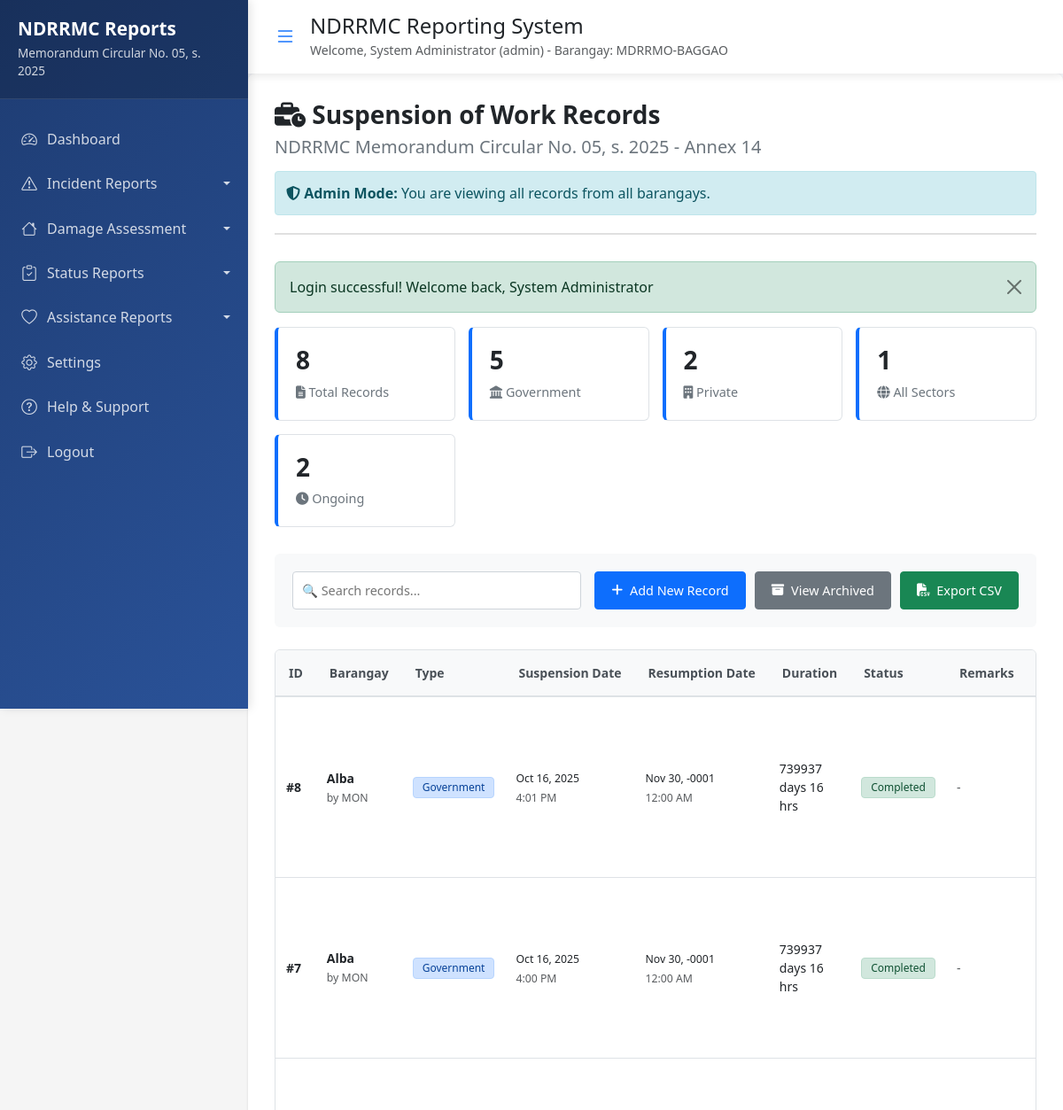
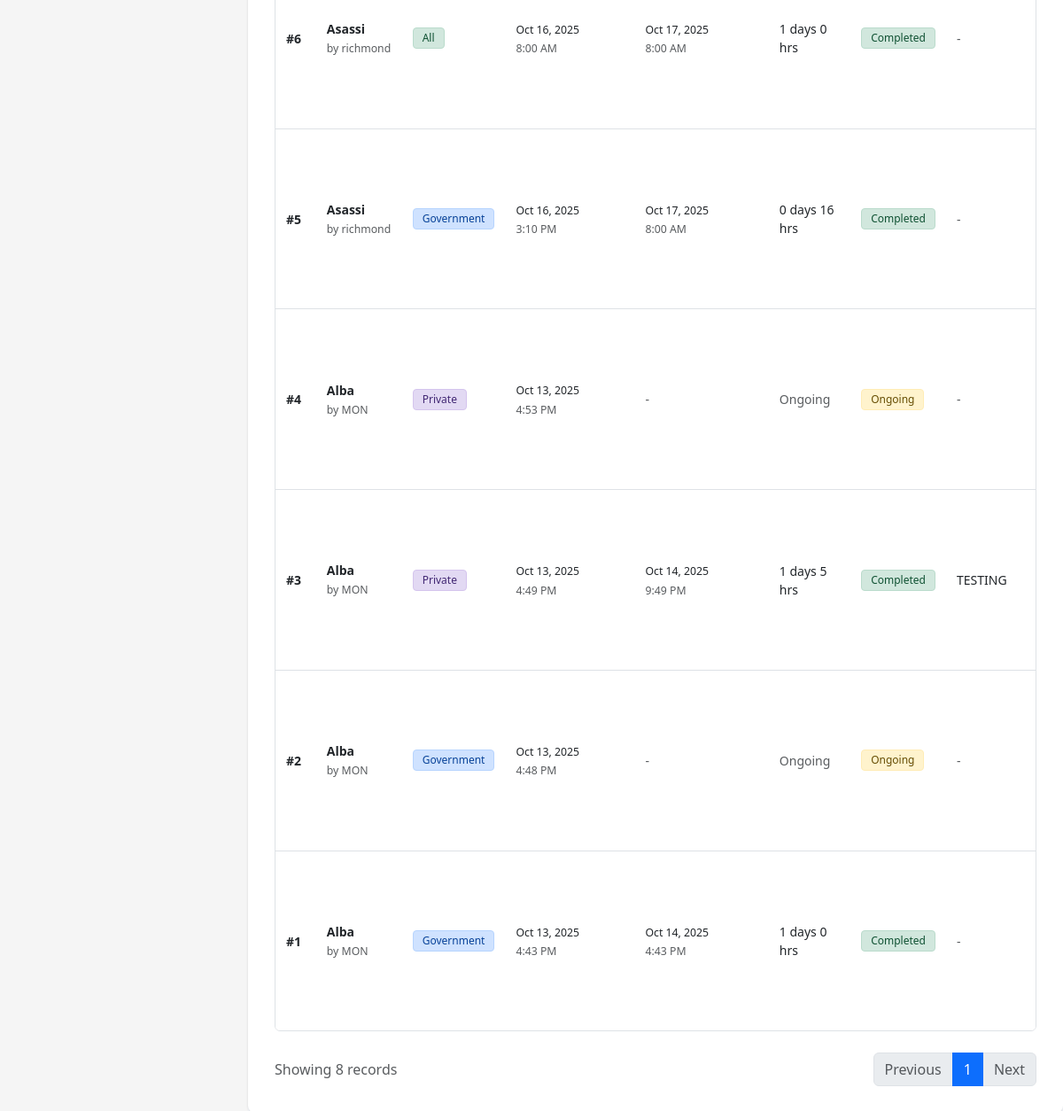
The app's page /public/annex14_records.php (signed in) with its own data (2 pictures, top to bottom).
### tables this page shows
CREATE TABLE `annex14_suspension_work` (
  `id` int(11) NOT NULL,
  `region` varchar(100) NOT NULL DEFAULT 'REGION II',
  `province` varchar(100) NOT NULL DEFAULT 'CAGAYAN',
  `city` varchar(100) NOT NULL DEFAULT 'BAGGAO',
  `barangay` varchar(100) NOT NULL,
  `type` enum('Government','Private','All') NOT NULL,
  `suspension_date` datetime NOT NULL,
  `resumption_date` datetime DEFAULT NULL,
  `remarks` text DEFAULT NULL,
  `created_by` int(11) NOT NULL,
  `created_at` timestamp NOT NULL DEFAULT current_timestamp(),
  `updated_at` timestamp NOT NULL DEFAULT current_timestamp() ON UPDATE current_timestamp(),
  `is_archived` tinyint(1) DEFAULT 0
);

CREATE TABLE `users` (
  `id` int(11) NOT NULL,
  `full_name` varchar(100) NOT NULL,
  `barangay` varchar(100) NOT NULL,
  `contact_number` varchar(15) NOT NULL,
  `username` varchar(50) NOT NULL,
  `password` varchar(255) NOT NULL,
  `user_role` enum('user','admin') DEFAULT 'user',
  `is_active` tinyint(1) DEFAULT 1,
  `created_by` int(11) DEFAULT NULL,
  `created_at` timestamp NOT NULL DEFAULT current_timestamp(),
  `updated_at` timestamp NOT NULL DEFAULT current_timestamp() ON UPDATE current_timestamp(),
  `region` varchar(100) DEFAULT NULL,
  `province` varchar(100) DEFAULT NULL,
  `city` varchar(100) DEFAULT NULL
);

### public/annex14_records.php (the view, shortened to what this page needs)
<?php
require_once '../includes/config.php';
require_once '../includes/functions.php';
require_once '../includes/auth.php';
$is_admin = ($_SESSION['user_role'] === 'admin');
if ($is_admin) {
    $stmt = db_query("
        SELECT a.*, u.full_name, u.barangay as user_barangay
        FROM annex14_suspension_work a
        LEFT JOIN users u ON a.created_by = u.id
        WHERE (a.is_archived = 0 OR a.is_archived IS NULL)
        ORDER BY a.created_at DESC
    ");
} else {
    $stmt = db_query("
        SELECT * FROM annex14_suspension_work
        WHERE created_by = ? AND (is_archived = 0 OR is_archived IS NULL)
        ORDER BY created_at DESC
    ", [$_SESSION['user_id']]);
}
$records = $stmt->fetchAll();
$total_records = count($records);
$government_count = 0;
$private_count = 0;
$all_count = 0;
$ongoing_count = 0;
foreach ($records as $record) {
    switch ($record['type']) {
        case 'Government':
            $government_count++;
            break;
        case 'Private':
            $private_count++;
            break;
        case 'All':
            $all_count++;
            break;
    }
    if (empty($record['resumption_date'])) {
        $ongoing_count++;
    }
}
?>
<link rel="stylesheet" href="https://cdn.jsdelivr.net/npm/bootstrap-icons@1.10.0/font/bootstrap-icons.css">
<link href="https://cdnjs.cloudflare.com/ajax/libs/font-awesome/6.4.0/css/all.min.css" rel="stylesheet">
<div class="records-container">
    <div class="header-section">
        <h1><i class="fas fa-business-time"></i> Suspension of Work Records</h1>
        <h2>NDRRMC Memorandum Circular No. 05, s. 2025 - Annex 14</h2>
        <?php if ($is_admin): ?>
            <div class="admin-alert">
                <strong><i class="fas fa-shield-alt"></i> Admin Mode:</strong> You are viewing all records from all barangays.
            </div>
        <?php endif; ?>
    </div>
    <div class="stats-cards" id="statsCards">
        <div class="stat-card">
            <h3><?php echo $total_records; ?></h3>
            <p><i class="fas fa-file-alt"></i> Total Records</p>
        </div>
        <div class="stat-card">
            <h3><?php echo $government_count; ?></h3>
            <p><i class="fas fa-landmark"></i> Government</p>
        </div>
        <div class="stat-card">
            <h3><?php echo $private_count; ?></h3>
            <p><i class="fas fa-building"></i> Private</p>
        </div>
        <div class="stat-card">
            <h3><?php echo $all_count; ?></h3>
            <p><i class="fas fa-globe"></i> All Sectors</p>
        </div>
        <div class="stat-card">
            <h3><?php echo $ongoing_count; ?></h3>
            <p><i class="fas fa-clock"></i> Ongoing</p>
        </div>
    </div>
    <div class="action-section">
        <div class="search-box">
            <input type="text" id="searchInput" placeholder="🔍 Search records..." onkeyup="searchRecords()">
        </div>
        <div class="action-buttons">
            <a href="annex14.php" class="btn-custom btn-primary-custom">
                <i class="fas fa-plus"></i> Add New Record
            </a>
            <a href="annex14_archived.php" class="btn-custom btn-secondary-custom">
                <i class="fas fa-archive"></i> View Archived
            </a>
            <button onclick="exportToCSV()" class="btn-custom btn-success-custom">
                <i class="fas fa-file-csv"></i> Export CSV
            </button>
        </div>
    </div>
    <div class="table-container" id="tableContainer">
        <table class="custom-table" id="recordsTable">
            <thead>
                <tr>
                    <th>ID</th>
                    <th>Barangay</th>
                    <th>Type</th>
                    <th>Suspension Date</th>
                    <th>Resumption Date</th>
                    <th>Duration</th>
                    <th>Status</th>
                    <th>Remarks</th>
                    <th>Date Created</th>
                </tr>
            </thead>
            <tbody class="table-content" id="tableContent">
                <?php if (empty($records)): ?>
                    <tr>
                        <td colspan="<?php echo $is_admin ? '11' : '10'; ?>" style="text-align: center; padding: 30px;">
                            <i class="fas fa-business-time" style="font-size: 3rem; color: #ccc;"></i>
                            <p style="color: #6c757d; margin-top: 15px;">No suspension of work records found.</p>
                            <a href="annex14.php" class="btn-custom btn-primary-custom" style="margin-top: 15px;">
                                <i class="fas fa-plus"></i> Create First Record
                            </a>
                        </td>
                    </tr>
                <?php else: ?>
                    <?php foreach ($records as $record): ?>
                        <tr>
                            <td><strong>#<?php echo $record['id']; ?></strong></td>
                            <td>
                                <strong><?php echo htmlspecialchars($record['barangay'] ?? $record['user_barangay'] ?? 'N/A'); ?></strong>
                                <?php if ($is_admin && isset($record['full_name'])): ?>
                                    <br><small class="text-muted">by <?php echo htmlspecialchars($record['full_name']); ?></small>
                                <?php endif; ?>
                            </td>
                            <td>
                                <?php
                                $badge_class = match($record['type']) {
                                    'Government' => 'badge-government',
                                    'Private' => 'badge-private',
                                    'All' => 'badge-all',
                                    default => 'badge-secondary'
                                };
                                ?>
                                <span class="badge <?php echo $badge_class; ?>">
                                    <?php echo htmlspecialchars($record['type']); ?>
                                </span>
                            </td>
                            <td>
                                <small><?php echo date('M j, Y', strtotime($record['suspension_date'])); ?></small>
                                <br><small class="text-muted"><?php echo date('g:i A', strtotime($record['suspension_date'])); ?></small>
                            </td>
                            <td>
                                <?php if (!empty($record['resumption_date'])): ?>
                                    <small><?php echo date('M j, Y', strtotime($record['resumption_date'])); ?></small>
                                    <br><small class="text-muted"><?php echo date('g:i A', strtotime($record['resumption_date'])); ?></small>
                                <?php else: ?>
                                    <span class="text-muted">-</span>
                                <?php endif; ?>
                            </td>
                            <td>
                                <?php if (!empty($record['resumption_date'])): ?>
                                    <?php
                                    $suspension = new DateTime($record['suspension_date']);
                                    $resumption = new DateTime($record['resumption_date']);
                                    $interval = $suspension->diff($resumption);
                                    echo $interval->format('%a days %h hrs');
                                    ?>
                                <?php else: ?>
                                    <span class="text-muted">Ongoing</span>
                                <?php endif; ?>
                            </td>
                            <td>
                                <?php if (!empty($record['resumption_date'])): ?>
                                    <span class="badge badge-completed">Completed</span>
                                <?php else: ?>
                                    <span class="badge badge-ongoing">Ongoing</span>
                                <?php endif; ?>
                            </td>
                            <td>
                                <?php if (!empty($record['remarks'])): ?>
                                    <div style="max-width: 200px;">
                                        <?php echo htmlspecialchars($record['remarks']); ?>
                                    </div>
                                <?php else: ?>
                                    <span class="text-muted">-</span>
                                <?php endif; ?>
                            </td>
                            <td>
                                <br><small class="text-muted"><?php echo date('g:i A', strtotime($record['created_at'])); ?></small>
                            </td>
                        </tr>
                    <?php endforeach; ?>
                <?php endif; ?>
            </tbody>
        </table>
    </div>
    <div class="d-flex justify-content-between align-items-center mt-4">
        <div class="text-muted">
            Showing <?php echo count($records); ?> records
        </div>
        <nav>
            <ul class="pagination mb-0">
                <li class="page-item disabled"><a class="page-link" href="#">Previous</a></li>
                <li class="page-item active"><a class="page-link" href="#">1</a></li>
                <li class="page-item disabled"><a class="page-link" href="#">Next</a></li>
            </ul>
        </nav>
    </div>
</div>
<?php
require_once '../includes/sidenav.php';
?>

### includes/sidenav.php (style rules this page uses)
* { margin: 0; padding: 0; box-sizing: border-box; }
body { margin: 0; padding: 0; overflow-x: hidden; font-family: 'Segoe UI', Tahoma, Geneva, Verdana, sans-serif; background-color: #f5f7fb; }
:root { --primary-color: #0d6efd; --secondary-color: #6c757d; --success-color: #198754; --danger-color: #dc3545; --warning-color: #ffc107; --info-color: #0dcaf0; --light-color: #f8f9fa; --dark-color: #212529; --sidebar-width: 280px; --sidebar-collapsed-width: 70px; }

### public/annex14_records.php (style rules this page uses)
body { background-color: #f5f5f5; padding: clamp(15px, 3vw, 20px); font-family: 'Segoe UI', Tahoma, Geneva, Verdana, sans-serif; }
.records-container { background-color: white; border-radius: 8px; box-shadow: 0 1px 3px rgba(0,0,0,0.12); padding: clamp(20px, 4vw, 30px); margin: 0 auto; width: 100%; max-width: 98vw; }
.header-section { margin-bottom: clamp(25px, 5vw, 30px); padding-bottom: clamp(15px, 3vw, 20px); border-bottom: 2px solid #e0e0e0; }
.header-section h1 { font-size: clamp(1.5rem, 4vw, 1.75rem); font-weight: 600; color: #212529; margin-bottom: clamp(5px, 1.5vw, 8px); }
.header-section h2 { font-size: clamp(1.1rem, 3vw, 1.25rem); color: #6c757d; margin: 0; font-weight: 500; }
.stats-cards { display: grid; grid-template-columns: repeat(auto-fit, minmax(180px, 1fr)); gap: clamp(12px, 2.5vw, 15px); margin-bottom: clamp(25px, 5vw, 30px); }
.stat-card { background-color: #ffffff; border: 1px solid #dee2e6; padding: clamp(15px, 3.5vw, 20px); border-radius: 6px; border-left: 4px solid #0d6efd; transition: box-shadow 0.2s; }
.stat-card h3 { font-size: clamp(1.5rem, 4vw, 1.75rem); margin-bottom: clamp(5px, 1.5vw, 8px); font-weight: 600; color: #212529; }
.stat-card p { margin: 0; color: #6c757d; font-size: clamp(0.85rem, 2.3vw, 0.9rem); }
.action-section { display: flex; flex-wrap: wrap; justify-content: space-between; align-items: center; gap: clamp(10px, 2.5vw, 15px); margin-bottom: clamp(20px, 4vw, 25px); padding: clamp(15px, 3vw, 20px); background-color: #f8f9fa; border-radius: 6px; }
.search-box { flex: 1; min-width: 250px; }
.search-box input { width: 100%; padding: clamp(8px, 2vw, 10px); border: 1px solid #ced4da; border-radius: 4px; font-size: clamp(0.85rem, 2.3vw, 0.9rem); }
.action-buttons { display: flex; gap: clamp(8px, 2vw, 10px); flex-wrap: wrap; }
.btn-custom { padding: clamp(8px, 2vw, 10px) clamp(15px, 3.5vw, 18px); font-size: clamp(0.85rem, 2.3vw, 0.9rem); border-radius: 4px; text-decoration: none; transition: all 0.2s; border: none; cursor: pointer; display: inline-flex; align-items: center; gap: clamp(5px, 1.5vw, 8px); white-space: nowrap; font-weight: 500; }
.btn-primary-custom { background-color: #0d6efd; color: white; border: 1px solid #0d6efd; }
.btn-secondary-custom { background-color: #6c757d; color: white; border: 1px solid #6c757d; }
.btn-success-custom { background-color: #198754; color: white; border: 1px solid #198754; }
.table-container { overflow-x: auto; border-radius: 6px; border: 1px solid #dee2e6; background-color: white; }
.custom-table { width: 100%; border-collapse: collapse; background-color: white; font-size: clamp(0.8rem, 2.2vw, 0.875rem); }
.custom-table thead { background-color: #f8f9fa; border-bottom: 2px solid #dee2e6; }
.custom-table th { padding: clamp(12px, 2.5vw, 15px); text-align: left; font-weight: 600; white-space: nowrap; color: #495057; border-bottom: 2px solid #dee2e6; }
.custom-table tbody tr:last-child td { border-bottom: none; }
.badge { padding: clamp(4px, 1.2vw, 5px) clamp(8px, 2vw, 10px); border-radius: 4px; font-size: clamp(0.7rem, 2vw, 0.75rem); font-weight: 500; white-space: nowrap; }
.badge-government { background-color: #cfe2ff; color: #084298; border: 1px solid #b6d4fe; }
.badge-private { background-color: #e2d9f3; color: #422874; border: 1px solid #d4c4ed; }
.badge-all { background-color: #d1e7dd; color: #0f5132; border: 1px solid #badbcc; }
.badge-ongoing { background-color: #fff3cd; color: #664d03; border: 1px solid #ffecb5; }
.badge-completed { background-color: #d1e7dd; color: #0f5132; border: 1px solid #badbcc; }
.admin-alert { background-color: #d1ecf1; border: 1px solid #bee5eb; color: #0c5460; padding: 12px; border-radius: 4px; margin-top: 15px; }

### records on screen
annex14_suspension_work: id "8", barangay "Alba", created_by.full_name "MON", type "Government", suspension_date "Oct 16, 2025", suspension_date "4:01 PM", resumption_date "Nov 30, -0001", resumption_date "12:00 AM", $interval->format('%a days %h hrs') "739937 days 16 hrs", shows "Completed"
annex14_suspension_work: id "7", barangay "Alba", created_by.full_name "MON", type "Government", suspension_date "Oct 16, 2025", suspension_date "4:00 PM", resumption_date "Nov 30, -0001", resumption_date "12:00 AM", $interval->format('%a days %h hrs') "739937 days 16 hrs", shows "Completed"
annex14_suspension_work: id "6", barangay "Asassi", created_by.full_name "richmond", type "All", suspension_date "Oct 16, 2025", suspension_date "8:00 AM", resumption_date "Oct 17, 2025", resumption_date "8:00 AM", $interval->format('%a days %h hrs') "1 days 0 hrs", shows "Completed"
annex14_suspension_work: id "5", barangay "Asassi", created_by.full_name "richmond", type "Government", suspension_date "Oct 16, 2025", suspension_date "3:10 PM", resumption_date "Oct 17, 2025", resumption_date "8:00 AM", $interval->format('%a days %h hrs') "0 days 16 hrs", shows "Completed"
annex14_suspension_work: id "4", barangay "Alba", created_by.full_name "MON", type "Private", suspension_date "Oct 13, 2025", suspension_date "4:53 PM", shows "Ongoing"
annex14_suspension_work: id "3", barangay "Alba", created_by.full_name "MON", type "Private", suspension_date "Oct 13, 2025", suspension_date "4:49 PM", resumption_date "Oct 14, 2025", resumption_date "9:49 PM", $interval->format('%a days %h hrs') "1 days 5 hrs", shows "Completed", remarks "TESTING"
annex14_suspension_work: id "2", barangay "Alba", created_by.full_name "MON", type "Government", suspension_date "Oct 13, 2025", suspension_date "4:48 PM", shows "Ongoing"
annex14_suspension_work: id "1", barangay "Alba", created_by.full_name "MON", type "Government", suspension_date "Oct 13, 2025", suspension_date "4:43 PM", resumption_date "Oct 14, 2025", resumption_date "4:43 PM", $interval->format('%a days %h hrs') "1 days 0 hrs", shows "Completed"

### other values on screen
$_SESSION['full_name'] "System Administrator"
$_SESSION['user_role'] "admin"
$_SESSION['barangay'] "MDRRMO-BAGGAO"
$message "Login successful! Welcome back, System Administrator"
$total_records "8"
$government_count "5"
$private_count "2"
$all_count "1"
$ongoing_count "2"
count($records) "8"
